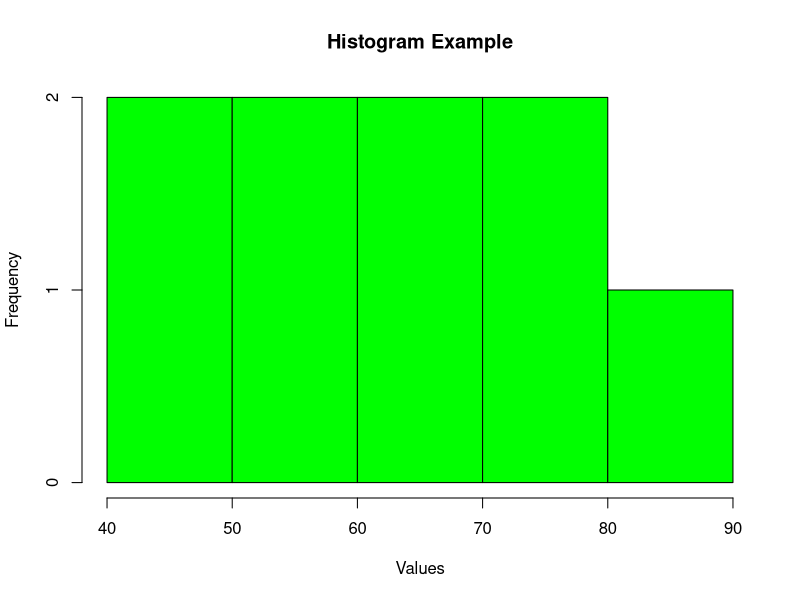

R code for this plot:
data <- c(45,50,55,60,65,70,75,80,85)

hist(data,
     col="green",
     main="Histogram Example",
     xlab="Values")

